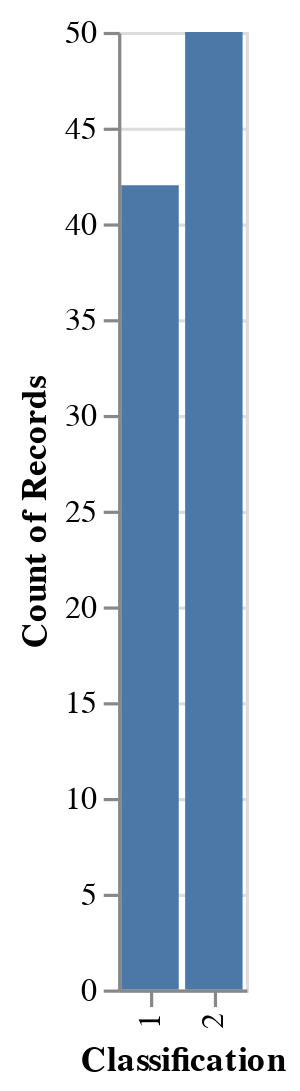

Source (notebook cell):
### Code cell
alt.Chart(train_df).mark_bar().encode(x = "Classification:N", y = "count()")

### Figure 1 — Vega-Lite specification as saved in the notebook (floating-point values rounded to 4 significant figures)
{"config": {"view": {"continuousWidth": 400, "continuousHeight": 300}}, "data": {"name": "data-b7c68d2b63b00a01bcbf92c2be6f08a1"}, "mark": "bar", "encoding": {"x": {"type": "nominal", "field": "Classification"}, "y": {"type": "quantitative", "aggregate": "count"}}, "$schema": "https://vega.github.io/schema/vega-lite/v4.8.1.json", "datasets": {"data-b7c68d2b63b00a01bcbf92c2be6f08a1": [{"Age": 53, "BMI": 36.79, "Glucose": 101, "Insulin": 10.18, "HOMA": 2.535, "Leptin": 27.18, "Adiponectin": 20.03, "Resistin": 10.26, "MCP.1": 695.8, "Classification": 1}, {"Age": 36, "BMI": 34.17, "Glucose": 80, "Insulin": 6.59, "HOMA": 1.3, "Leptin": 10.28, "Adiponectin": 5.066, "Resistin": 15.72, "MCP.1": 581.3, "Classification": 1}, {"Age": 46, "BMI": 33.18, "Glucose": 92, "Insulin": 5.75, "HOMA": 1.305, "Leptin": 18.69, "Adiponectin": 9.16, "Resistin": 8.89, "MCP.1": 209.2, "Classification": 2}, {"Age": 35, "BMI": 30.28, "Glucose": 84, "Insulin": 4.376, "HOMA": 0.9067, "Leptin": 39.21, "Adiponectin": 9.048, "Resistin": 16.44, "MCP.1": 733.8, "Classification": 1}, {"Age": 75, "BMI": 23.0, "Glucose": 83, "Insulin": 4.952, "HOMA": 1.014, "Leptin": 17.13, "Adiponectin": 11.58, "Resistin": 7.091, "MCP.1": 318.3, "Classification": 1}, {"Age": 44, "BMI": 24.74, "Glucose": 106, "Insulin": 58.46, "HOMA": 15.29, "Leptin": 18.16, "Adiponectin": 16.1, "Resistin": 5.31, "MCP.1": 244.8, "Classification": 2}, {"Age": 54, "BMI": 30.48, "Glucose": 90, "Insulin": 5.537, "HOMA": 1.229, "Leptin": 12.33, "Adiponectin": 9.731, "Resistin": 10.19, "MCP.1": 1228.0, "Classification": 1}, {"Age": 32, "BMI": 36.51, "Glucose": 87, "Insulin": 14.03, "HOMA": 3.01, "Leptin": 49.37, "Adiponectin": 5.1, "Resistin": 17.1, "MCP.1": 588.5, "Classification": 1}, {"Age": 67, "BMI": 29.61, "Glucose": 79, "Insulin": 5.819, "HOMA": 1.134, "Leptin": 21.9, "Adiponectin": 2.194, "Resistin": 4.207, "MCP.1": 585.3, "Classification": 1}, {"Age": 60, "BMI": 26.35, "Glucose": 103, "Insulin": 5.138, "HOMA": 1.305, "Leptin": 24.3, "Adiponectin": 2.194, "Resistin": 20.25, "MCP.1": 379.0, "Classification": 1}, {"Age": 82, "BMI": 31.22, "Glucose": 100, "Insulin": 18.08, "HOMA": 4.459, "Leptin": 31.65, "Adiponectin": 9.924, "Resistin": 19.95, "MCP.1": 994.3, "Classification": 2}, {"Age": 51, "BMI": 18.37, "Glucose": 105, "Insulin": 6.03, "HOMA": 1.562, "Leptin": 9.62, "Adiponectin": 12.76, "Resistin": 3.21, "MCP.1": 513.7, "Classification": 2}, {"Age": 65, "BMI": 32.05, "Glucose": 97, "Insulin": 5.73, "HOMA": 1.371, "Leptin": 61.48, "Adiponectin": 22.54, "Resistin": 10.33, "MCP.1": 314.1, "Classification": 2}, {"Age": 34, "BMI": 31.98, "Glucose": 87, "Insulin": 4.53, "HOMA": 0.9721, "Leptin": 28.75, "Adiponectin": 7.643, "Resistin": 5.626, "MCP.1": 572.8, "Classification": 1}, {"Age": 49, "BMI": 20.96, "Glucose": 94, "Insulin": 12.3, "HOMA": 2.853, "Leptin": 11.24, "Adiponectin": 8.412, "Resistin": 23.12, "MCP.1": 573.6, "Classification": 2}, {"Age": 43, "BMI": 31.25, "Glucose": 103, "Insulin": 4.328, "HOMA": 1.1, "Leptin": 25.78, "Adiponectin": 12.72, "Resistin": 38.65, "MCP.1": 775.3, "Classification": 2}, {"Age": 43, "BMI": 26.56, "Glucose": 101, "Insulin": 10.55, "HOMA": 2.63, "Leptin": 9.8, "Adiponectin": 6.42, "Resistin": 16.1, "MCP.1": 806.7, "Classification": 2}, {"Age": 46, "BMI": 22.21, "Glucose": 86, "Insulin": 36.94, "HOMA": 7.836, "Leptin": 10.16, "Adiponectin": 9.76, "Resistin": 5.68, "MCP.1": 312.0, "Classification": 2}, {"Age": 68, "BMI": 35.56, "Glucose": 131, "Insulin": 8.15, "HOMA": 2.634, "Leptin": 17.87, "Adiponectin": 11.9, "Resistin": 4.19, "MCP.1": 198.4, "Classification": 2}, {"Age": 76, "BMI": 27.2, "Glucose": 94, "Insulin": 14.07, "HOMA": 3.262, "Leptin": 35.89, "Adiponectin": 9.347, "Resistin": 8.416, "MCP.1": 377.2, "Classification": 1}, {"Age": 42, "BMI": 21.36, "Glucose": 93, "Insulin": 2.999, "HOMA": 0.688, "Leptin": 19.08, "Adiponectin": 8.463, "Resistin": 17.38, "MCP.1": 321.9, "Classification": 2}, {"Age": 54, "BMI": 36.05, "Glucose": 119, "Insulin": 11.91, "HOMA": 3.496, "Leptin": 89.27, "Adiponectin": 8.01, "Resistin": 5.06, "MCP.1": 218.3, "Classification": 2}, {"Age": 49, "BMI": 32.46, "Glucose": 134, "Insulin": 24.89, "HOMA": 8.226, "Leptin": 42.39, "Adiponectin": 10.79, "Resistin": 5.768, "MCP.1": 656.4, "Classification": 2}, {"Age": 25, "BMI": 22.86, "Glucose": 82, "Insulin": 4.09, "HOMA": 0.8273, "Leptin": 20.45, "Adiponectin": 23.67, "Resistin": 5.14, "MCP.1": 313.7, "Classification": 1}, {"Age": 36, "BMI": 28.58, "Glucose": 86, "Insulin": 4.345, "HOMA": 0.9217, "Leptin": 15.12, "Adiponectin": 8.6, "Resistin": 9.154, "MCP.1": 534.2, "Classification": 1}, {"Age": 62, "BMI": 26.84, "Glucose": 100, "Insulin": 4.53, "HOMA": 1.117, "Leptin": 12.45, "Adiponectin": 21.42, "Resistin": 7.32, "MCP.1": 330.2, "Classification": 2}, {"Age": 69, "BMI": 35.09, "Glucose": 101, "Insulin": 5.646, "HOMA": 1.407, "Leptin": 83.48, "Adiponectin": 6.797, "Resistin": 82.1, "MCP.1": 263.5, "Classification": 1}, {"Age": 69, "BMI": 32.5, "Glucose": 93, "Insulin": 5.43, "HOMA": 1.246, "Leptin": 15.14, "Adiponectin": 11.79, "Resistin": 11.79, "MCP.1": 270.1, "Classification": 1}, {"Age": 83, "BMI": 20.69, "Glucose": 92, "Insulin": 3.115, "HOMA": 0.7069, "Leptin": 8.844, "Adiponectin": 5.429, "Resistin": 4.064, "MCP.1": 468.8, "Classification": 1}, {"Age": 81, "BMI": 31.64, "Glucose": 100, "Insulin": 9.669, "HOMA": 2.385, "Leptin": 38.81, "Adiponectin": 10.64, "Resistin": 29.56, "MCP.1": 426.2, "Classification": 2}, {"Age": 29, "BMI": 23.01, "Glucose": 82, "Insulin": 5.663, "HOMA": 1.145, "Leptin": 35.59, "Adiponectin": 26.72, "Resistin": 4.58, "MCP.1": 174.8, "Classification": 1}, {"Age": 85, "BMI": 27.69, "Glucose": 196, "Insulin": 51.81, "HOMA": 25.05, "Leptin": 70.88, "Adiponectin": 7.902, "Resistin": 55.22, "MCP.1": 1078.0, "Classification": 2}, {"Age": 45, "BMI": 26.85, "Glucose": 92, "Insulin": 3.33, "HOMA": 0.7557, "Leptin": 54.68, "Adiponectin": 12.1, "Resistin": 10.96, "MCP.1": 268.2, "Classification": 2}, {"Age": 38, "BMI": 23.34, "Glucose": 75, "Insulin": 5.782, "HOMA": 1.07, "Leptin": 15.26, "Adiponectin": 17.95, "Resistin": 9.35, "MCP.1": 165.0, "Classification": 1}, {"Age": 51, "BMI": 22.89, "Glucose": 103, "Insulin": 2.74, "HOMA": 0.6961, "Leptin": 8.016, "Adiponectin": 9.35, "Resistin": 11.55, "MCP.1": 359.2, "Classification": 2}, {"Age": 47, "BMI": 22.03, "Glucose": 84, "Insulin": 2.869, "HOMA": 0.59, "Leptin": 26.65, "Adiponectin": 38.04, "Resistin": 3.32, "MCP.1": 191.7, "Classification": 1}, {"Age": 50, "BMI": 38.58, "Glucose": 106, "Insulin": 6.703, "HOMA": 1.753, "Leptin": 46.64, "Adiponectin": 4.668, "Resistin": 11.78, "MCP.1": 887.2, "Classification": 1}, {"Age": 77, "BMI": 25.9, "Glucose": 85, "Insulin": 4.58, "HOMA": 0.9603, "Leptin": 13.74, "Adiponectin": 9.753, "Resistin": 11.77, "MCP.1": 488.8, "Classification": 1}, {"Age": 66, "BMI": 27.7, "Glucose": 90, "Insulin": 6.042, "HOMA": 1.341, "Leptin": 24.85, "Adiponectin": 7.652, "Resistin": 6.705, "MCP.1": 225.9, "Classification": 1}, {"Age": 89, "BMI": 22.7, "Glucose": 77, "Insulin": 4.69, "HOMA": 0.8908, "Leptin": 6.964, "Adiponectin": 5.59, "Resistin": 12.94, "MCP.1": 1256.0, "Classification": 1}, {"Age": 60, "BMI": 31.23, "Glucose": 131, "Insulin": 30.13, "HOMA": 9.736, "Leptin": 37.84, "Adiponectin": 8.404, "Resistin": 11.5, "MCP.1": 396.0, "Classification": 2}, {"Age": 66, "BMI": 36.21, "Glucose": 101, "Insulin": 15.53, "HOMA": 3.87, "Leptin": 74.71, "Adiponectin": 7.54, "Resistin": 22.32, "MCP.1": 865.0, "Classification": 1}, {"Age": 41, "BMI": 26.67, "Glucose": 97, "Insulin": 22.03, "HOMA": 5.272, "Leptin": 44.71, "Adiponectin": 13.49, "Resistin": 27.83, "MCP.1": 783.8, "Classification": 2}, {"Age": 44, "BMI": 20.76, "Glucose": 86, "Insulin": 7.553, "HOMA": 1.6, "Leptin": 14.09, "Adiponectin": 20.32, "Resistin": 7.64, "MCP.1": 63.61, "Classification": 1}, {"Age": 64, "BMI": 34.53, "Glucose": 95, "Insulin": 4.427, "HOMA": 1.037, "Leptin": 21.21, "Adiponectin": 5.463, "Resistin": 6.702, "MCP.1": 252.4, "Classification": 1}, {"Age": 29, "BMI": 32.27, "Glucose": 84, "Insulin": 5.81, "HOMA": 1.204, "Leptin": 45.62, "Adiponectin": 6.21, "Resistin": 24.6, "MCP.1": 905.0, "Classification": 1}, {"Age": 34, "BMI": 21.47, "Glucose": 78, "Insulin": 3.469, "HOMA": 0.6674, "Leptin": 14.57, "Adiponectin": 13.11, "Resistin": 6.92, "MCP.1": 354.6, "Classification": 1}, {"Age": 51, "BMI": 19.13, "Glucose": 93, "Insulin": 4.364, "HOMA": 1.001, "Leptin": 11.08, "Adiponectin": 5.808, "Resistin": 5.571, "MCP.1": 90.6, "Classification": 2}, {"Age": 69, "BMI": 28.44, "Glucose": 108, "Insulin": 8.808, "HOMA": 2.346, "Leptin": 14.75, "Adiponectin": 5.288, "Resistin": 16.49, "MCP.1": 353.6, "Classification": 2}, {"Age": 59, "BMI": 22.83, "Glucose": 98, "Insulin": 6.862, "HOMA": 1.659, "Leptin": 14.9, "Adiponectin": 4.23, "Resistin": 8.205, "MCP.1": 355.3, "Classification": 2}, {"Age": 44, "BMI": 19.56, "Glucose": 114, "Insulin": 15.89, "HOMA": 4.468, "Leptin": 13.08, "Adiponectin": 20.37, "Resistin": 4.62, "MCP.1": 220.7, "Classification": 2}, {"Age": 68, "BMI": 21.37, "Glucose": 77, "Insulin": 3.226, "HOMA": 0.6127, "Leptin": 9.883, "Adiponectin": 7.17, "Resistin": 12.77, "MCP.1": 928.2, "Classification": 1}, {"Age": 76, "BMI": 29.22, "Glucose": 83, "Insulin": 5.376, "HOMA": 1.101, "Leptin": 28.56, "Adiponectin": 7.37, "Resistin": 8.044, "MCP.1": 698.8, "Classification": 1}, {"Age": 55, "BMI": 31.98, "Glucose": 92, "Insulin": 16.64, "HOMA": 3.775, "Leptin": 37.22, "Adiponectin": 11.02, "Resistin": 7.165, "MCP.1": 483.4, "Classification": 2}, {"Age": 51, "BMI": 27.69, "Glucose": 77, "Insulin": 3.855, "HOMA": 0.7322, "Leptin": 20.09, "Adiponectin": 3.192, "Resistin": 10.38, "MCP.1": 473.9, "Classification": 1}, {"Age": 66, "BMI": 31.45, "Glucose": 90, "Insulin": 9.245, "HOMA": 2.052, "Leptin": 45.96, "Adiponectin": 10.36, "Resistin": 23.38, "MCP.1": 1102.0, "Classification": 1}, {"Age": 45, "BMI": 21.3, "Glucose": 102, "Insulin": 13.85, "HOMA": 3.485, "Leptin": 7.648, "Adiponectin": 21.06, "Resistin": 23.03, "MCP.1": 552.4, "Classification": 2}, {"Age": 76, "BMI": 23.8, "Glucose": 118, "Insulin": 6.47, "HOMA": 1.883, "Leptin": 4.311, "Adiponectin": 13.25, "Resistin": 5.104, "MCP.1": 280.7, "Classification": 1}, {"Age": 69, "BMI": 29.4, "Glucose": 89, "Insulin": 10.7, "HOMA": 2.35, "Leptin": 45.27, "Adiponectin": 8.286, "Resistin": 4.53, "MCP.1": 215.8, "Classification": 1}, {"Age": 69, "BMI": 21.51, "Glucose": 112, "Insulin": 6.683, "HOMA": 1.846, "Leptin": 32.58, "Adiponectin": 4.138, "Resistin": 15.7, "MCP.1": 713.2, "Classification": 2}, {"Age": 72, "BMI": 29.14, "Glucose": 83, "Insulin": 10.95, "HOMA": 2.242, "Leptin": 26.81, "Adiponectin": 2.785, "Resistin": 14.77, "MCP.1": 232.0, "Classification": 2}, {"Age": 48, "BMI": 31.25, "Glucose": 199, "Insulin": 12.16, "HOMA": 5.97, "Leptin": 18.13, "Adiponectin": 4.104, "Resistin": 53.63, "MCP.1": 1698.0, "Classification": 2}, {"Age": 72, "BMI": 25.59, "Glucose": 82, "Insulin": 2.82, "HOMA": 0.5704, "Leptin": 24.96, "Adiponectin": 33.75, "Resistin": 3.27, "MCP.1": 392.5, "Classification": 2}, {"Age": 77, "BMI": 35.59, "Glucose": 76, "Insulin": 3.881, "HOMA": 0.7276, "Leptin": 21.79, "Adiponectin": 8.126, "Resistin": 17.26, "MCP.1": 618.3, "Classification": 1}, {"Age": 42, "BMI": 29.3, "Glucose": 98, "Insulin": 4.172, "HOMA": 1.009, "Leptin": 12.26, "Adiponectin": 6.696, "Resistin": 53.67, "MCP.1": 1042.0, "Classification": 2}, {"Age": 82, "BMI": 23.12, "Glucose": 91, "Insulin": 4.498, "HOMA": 1.01, "Leptin": 17.94, "Adiponectin": 22.43, "Resistin": 9.277, "MCP.1": 554.7, "Classification": 1}, {"Age": 64, "BMI": 22.22, "Glucose": 98, "Insulin": 5.7, "HOMA": 1.378, "Leptin": 12.19, "Adiponectin": 4.784, "Resistin": 13.91, "MCP.1": 396.0, "Classification": 2}, {"Age": 34, "BMI": 24.24, "Glucose": 92, "Insulin": 21.7, "HOMA": 4.924, "Leptin": 16.74, "Adiponectin": 21.82, "Resistin": 12.07, "MCP.1": 481.9, "Classification": 2}, {"Age": 85, "BMI": 26.6, "Glucose": 96, "Insulin": 4.462, "HOMA": 1.057, "Leptin": 7.85, "Adiponectin": 7.932, "Resistin": 9.614, "MCP.1": 232.0, "Classification": 1}, {"Age": 46, "BMI": 20.83, "Glucose": 88, "Insulin": 3.42, "HOMA": 0.7424, "Leptin": 12.87, "Adiponectin": 18.55, "Resistin": 13.56, "MCP.1": 301.2, "Classification": 2}, {"Age": 59, "BMI": 28.67, "Glucose": 77, "Insulin": 3.188, "HOMA": 0.6055, "Leptin": 17.02, "Adiponectin": 16.44, "Resistin": 31.69, "MCP.1": 910.5, "Classification": 2}, {"Age": 66, "BMI": 31.24, "Glucose": 82, "Insulin": 4.181, "HOMA": 0.8457, "Leptin": 16.22, "Adiponectin": 4.267, "Resistin": 3.292, "MCP.1": 634.6, "Classification": 1}, {"Age": 86, "BMI": 26.67, "Glucose": 201, "Insulin": 41.61, "HOMA": 20.63, "Leptin": 47.65, "Adiponectin": 5.357, "Resistin": 24.37, "MCP.1": 1698.0, "Classification": 2}, {"Age": 86, "BMI": 27.18, "Glucose": 138, "Insulin": 19.91, "HOMA": 6.777, "Leptin": 90.28, "Adiponectin": 14.11, "Resistin": 4.35, "MCP.1": 90.09, "Classification": 2}, {"Age": 45, "BMI": 37.04, "Glucose": 83, "Insulin": 6.76, "HOMA": 1.384, "Leptin": 39.98, "Adiponectin": 4.617, "Resistin": 8.704, "MCP.1": 586.2, "Classification": 1}, {"Age": 57, "BMI": 34.84, "Glucose": 95, "Insulin": 12.55, "HOMA": 2.94, "Leptin": 33.16, "Adiponectin": 2.365, "Resistin": 9.954, "MCP.1": 655.8, "Classification": 2}, {"Age": 75, "BMI": 25.7, "Glucose": 94, "Insulin": 8.079, "HOMA": 1.873, "Leptin": 65.93, "Adiponectin": 3.741, "Resistin": 4.497, "MCP.1": 206.8, "Classification": 1}, {"Age": 28, "BMI": 35.86, "Glucose": 87, "Insulin": 8.576, "HOMA": 1.84, "Leptin": 68.51, "Adiponectin": 4.794, "Resistin": 21.44, "MCP.1": 358.6, "Classification": 1}, {"Age": 72, "BMI": 23.62, "Glucose": 105, "Insulin": 4.42, "HOMA": 1.145, "Leptin": 21.78, "Adiponectin": 17.86, "Resistin": 4.82, "MCP.1": 195.9, "Classification": 2}, {"Age": 78, "BMI": 25.3, "Glucose": 60, "Insulin": 3.508, "HOMA": 0.5192, "Leptin": 6.633, "Adiponectin": 10.57, "Resistin": 4.664, "MCP.1": 209.7, "Classification": 1}, {"Age": 44, "BMI": 27.89, "Glucose": 99, "Insulin": 9.208, "HOMA": 2.249, "Leptin": 12.68, "Adiponectin": 5.478, "Resistin": 23.03, "MCP.1": 407.2, "Classification": 2}, {"Age": 40, "BMI": 27.64, "Glucose": 103, "Insulin": 2.432, "HOMA": 0.6179, "Leptin": 14.32, "Adiponectin": 6.784, "Resistin": 26.01, "MCP.1": 293.1, "Classification": 2}, {"Age": 48, "BMI": 28.12, "Glucose": 90, "Insulin": 2.54, "HOMA": 0.5639, "Leptin": 15.53, "Adiponectin": 10.22, "Resistin": 16.11, "MCP.1": 1698.0, "Classification": 2}, {"Age": 68, "BMI": 21.08, "Glucose": 102, "Insulin": 6.2, "HOMA": 1.56, "Leptin": 9.699, "Adiponectin": 8.575, "Resistin": 13.74, "MCP.1": 448.8, "Classification": 2}, {"Age": 45, "BMI": 29.38, "Glucose": 90, "Insulin": 4.713, "HOMA": 1.046, "Leptin": 23.85, "Adiponectin": 6.644, "Resistin": 15.56, "MCP.1": 621.3, "Classification": 2}, {"Age": 71, "BMI": 25.51, "Glucose": 112, "Insulin": 10.39, "HOMA": 2.872, "Leptin": 19.07, "Adiponectin": 5.486, "Resistin": 42.74, "MCP.1": 799.9, "Classification": 2}, {"Age": 61, "BMI": 32.04, "Glucose": 85, "Insulin": 18.08, "HOMA": 3.79, "Leptin": 30.77, "Adiponectin": 7.78, "Resistin": 13.68, "MCP.1": 444.4, "Classification": 1}, {"Age": 65, "BMI": 30.92, "Glucose": 97, "Insulin": 10.49, "HOMA": 2.51, "Leptin": 44.02, "Adiponectin": 3.71, "Resistin": 20.47, "MCP.1": 396.6, "Classification": 2}, {"Age": 71, "BMI": 27.92, "Glucose": 104, "Insulin": 18.2, "HOMA": 4.669, "Leptin": 53.5, "Adiponectin": 1.656, "Resistin": 49.24, "MCP.1": 256.0, "Classification": 2}, {"Age": 52, "BMI": 30.8, "Glucose": 87, "Insulin": 30.21, "HOMA": 6.483, "Leptin": 29.27, "Adiponectin": 6.269, "Resistin": 24.25, "MCP.1": 764.7, "Classification": 2}, {"Age": 54, "BMI": 24.22, "Glucose": 86, "Insulin": 3.73, "HOMA": 0.7913, "Leptin": 8.687, "Adiponectin": 3.705, "Resistin": 10.34, "MCP.1": 635.0, "Classification": 2}, {"Age": 75, "BMI": 30.48, "Glucose": 152, "Insulin": 7.01, "HOMA": 2.628, "Leptin": 50.53, "Adiponectin": 10.06, "Resistin": 11.73, "MCP.1": 99.45, "Classification": 2}]}}
